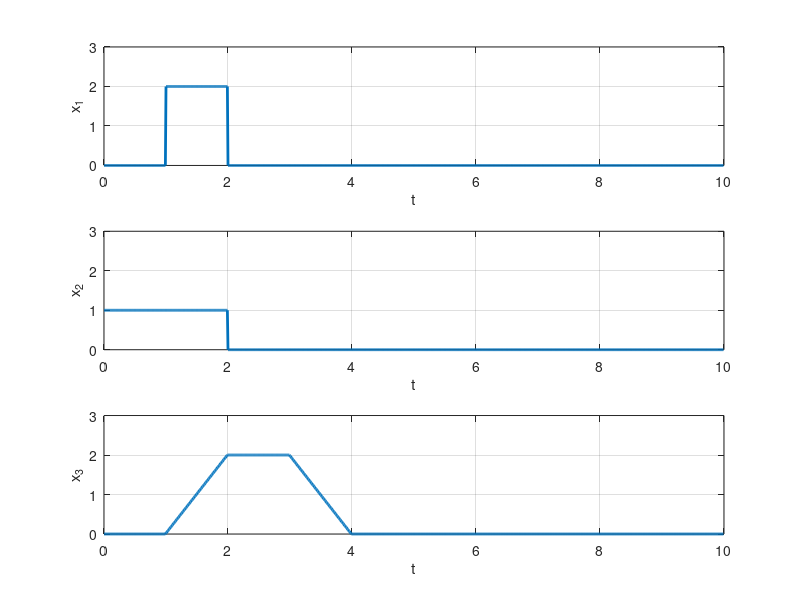

This figure's MATLAB source:
clear all
close all
clc

disp('convolution of two rectangular pulses');

%% define the pulses

A1 = 2;
T1 = 1;
D1 = 1;

A2 = 1;
T2 = 2;
D2 = 0;

%%

fs=100;
Ts=1/fs;

Tmax=10;

t=0:Ts:Tmax-Ts;
N=length(t);

%%

x1=zeros(1,N);
zz1=find((t>=D1)&(t<D1+T1));
x1(zz1)=A1;



x2=zeros(1,N);
zz2=find((t>=D2)&(t<D2+T2));
x2(zz2)=A2;

x3=conv(x1,x2)*Ts;    %convolution with proper normalization
x3=x3(1:N);           %select the first N samples so all the vectors have the same length

%%

figure

subplot(3,1,1)

plot(t, x1,'linewidth',2);
            grid on;
xlabel('t');
ylabel('x_1');

ylim([0 3]);
xlim([0 10]);
yticks(0:3);



subplot(3,1,2)
 
plot(t, x2,'linewidth',2);
            grid on;
xlabel('t');
ylabel('x_2');

ylim([0 3]);
xlim([0 10]);
yticks(0:3);


subplot(3,1,3)

plot(t, x3,'linewidth',2);
            grid on;
xlabel('t');
ylabel('x_3');

ylim([0 3]);
xlim([0 10]);
yticks(0:3);


